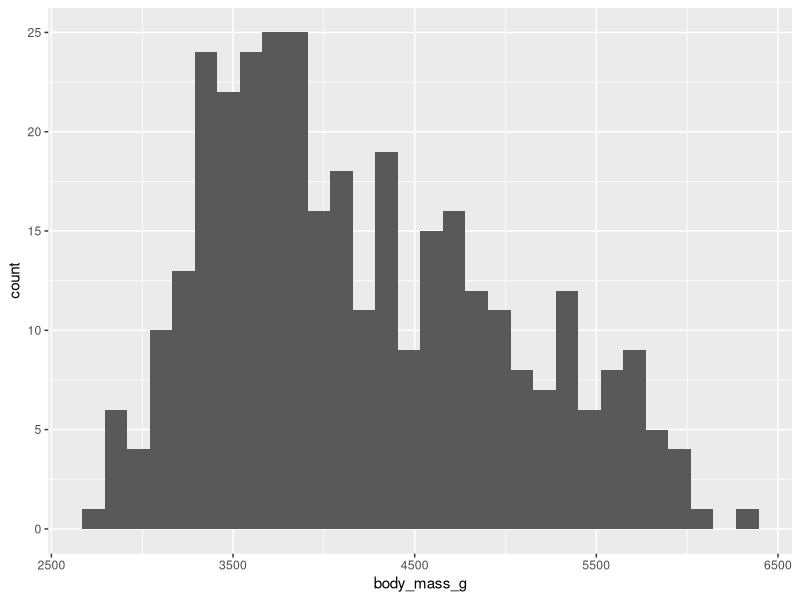
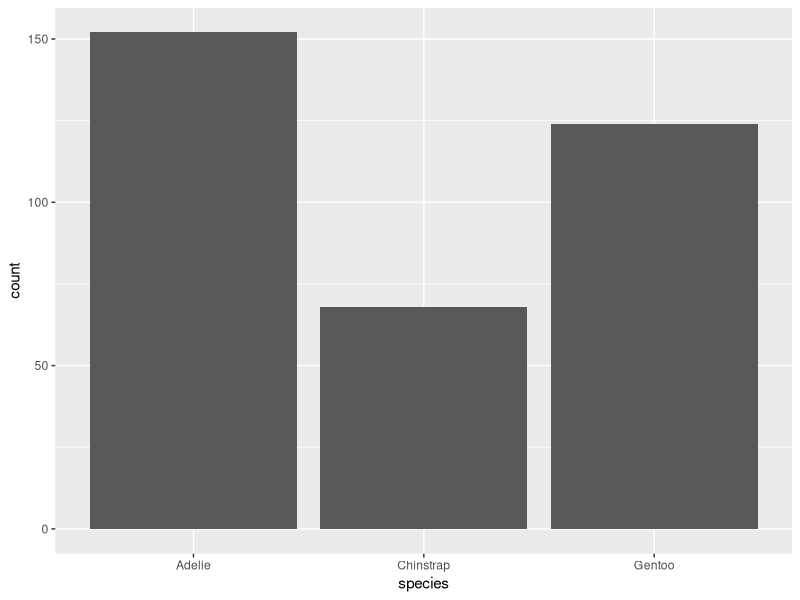
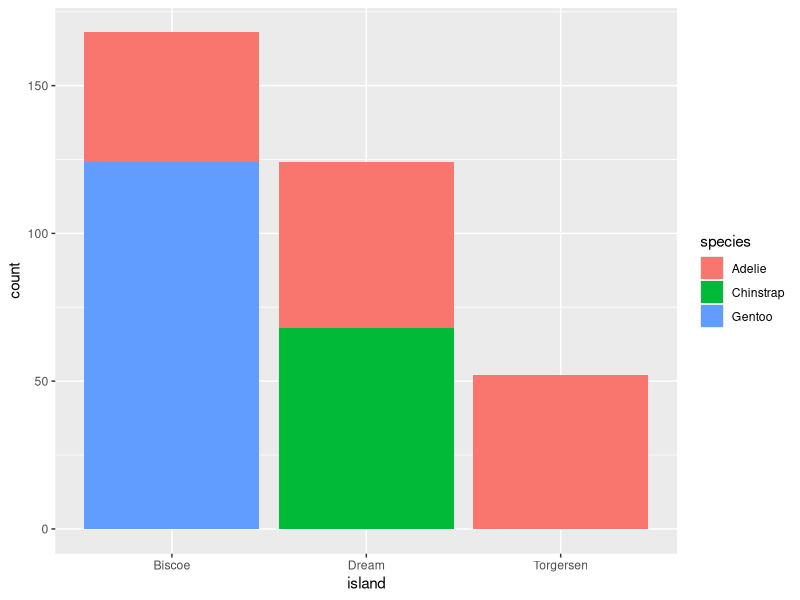
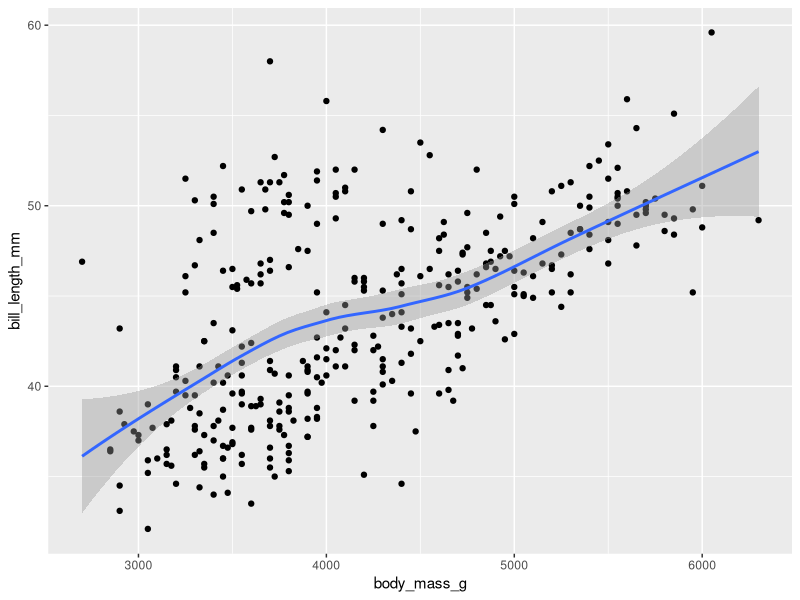
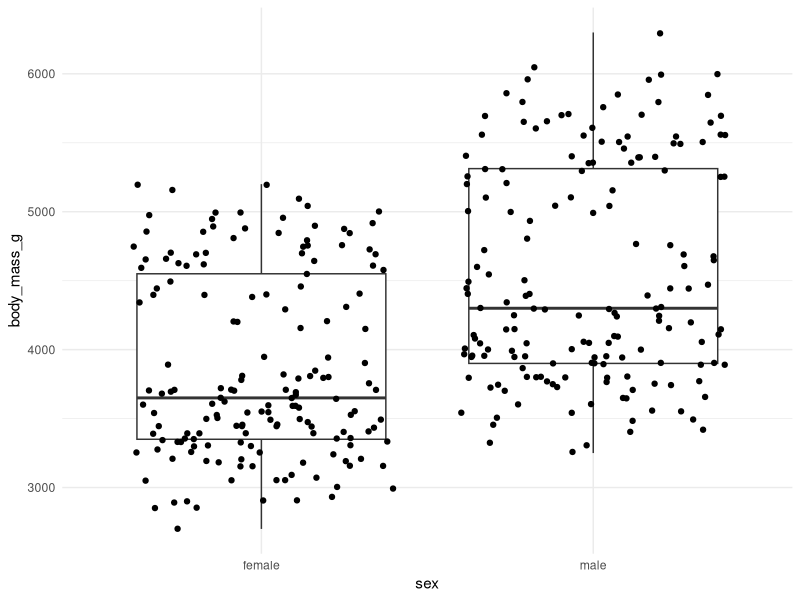
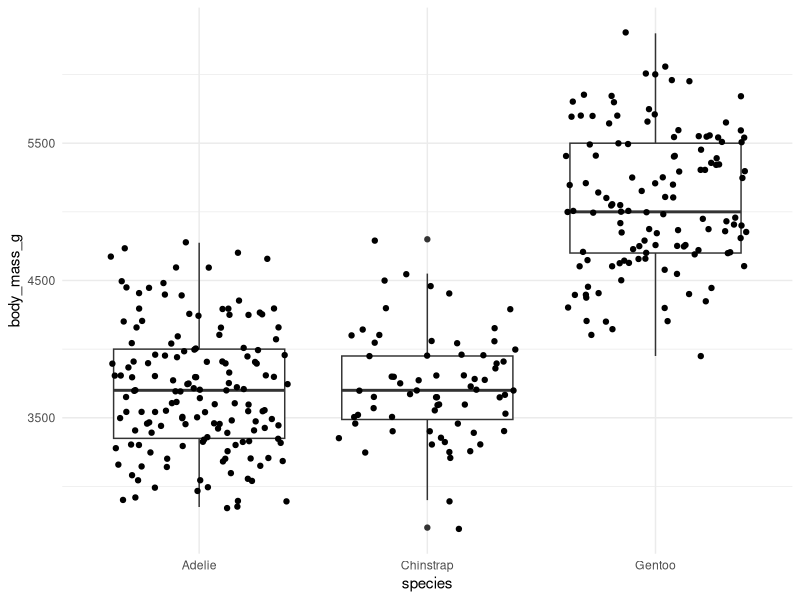

Here is the R script that generated these plots, in order:
## ---- chunk 1
#| label: setup
#| echo: true

library(tidyverse)
library(palmerpenguins)

# df <- YOUR_PROJECT_DATA
df <- penguins

glimpse(df)

## ---- chunk 2
#| label: data-summary

total_observations <- nrow(df)

missing_sex <- sum(is.na(df$sex))

missing_mass <- sum(is.na(df$body_mass_g))

missing_bill <- sum(is.na(df$bill_length_mm))

missing_island <- sum(is.na(df$island))

## ---- chunk 3
#| label: fig-distribution-1var-histogram
#| fig-cap: "Distribution of [VARIABLE]."

plot <- df |>
    ggplot(aes(x = body_mass_g)) +
    geom_histogram()

plot

## ---- chunk 4
#| label: tbl-distribution-1var-summary
#| tbl-cap: "Summary statistics for [VARIABLE]."

df |> 
    summarize(
        mean = mean(body_mass_g, na.rm = TRUE),
        sd = sd(body_mass_g, na.rm = TRUE),
        median = median(body_mass_g, na.rm = TRUE),
        iqr = IQR(body_mass_g, na.rm = TRUE)
    )

## ---- chunk 5
#| label: fig-frequency-1var-bar
#| fig-cap: "Frequency of penguin species observations."

df |>
    ggplot(aes(x = species)) +
    geom_bar()
## ---- chunk 6
#| label: tbl-frequency-1var-percent
#| tbl-cap: "Frequency and percentage of penguin species observations."

df |> 
    group_by(species) |>
    summarize(n = n()) |>
    mutate(pct = n / sum(n) * 100)

# OR with count() -- ?count to see why
# 
# df |>
#     count(species) |>
#     mutate(pct = n / sum(n) * 100)

## ---- chunk 7
#| label: fig-frequency-2var-bar
#| fig-cap: "Frequency of penguin species by island."

df |> 
    drop_na(species, island) |> 
    ggplot(aes(x = island, fill = species)) +
    geom_bar()
## ---- chunk 8
#| label: tbl-frequency-2var-proptable
#| tbl-cap: "Proportional distribution of penguin species by island."

table(df$island, df$species) |> 
    prop.table(margin = 1) * 100

## ---- chunk 9
#| label: fig-association-2var-scatter
#| fig-cap: "Association between body mass (g) and bill length (mm)."

df |> 
    drop_na(body_mass_g, bill_length_mm) |> 
    ggplot(aes(x = body_mass_g, y = bill_length_mm)) +
    geom_point() +
    geom_smooth()

## ---- chunk 10
#| label: model-association-2var-corr

cor.test(
    x = df$body_mass_g,
    y = df$flipper_length_mm
    )

## ---- chunk 11
#| label: fig-group-compare-2var-2lvl-boxplot
#| fig-cap: "Group differences in body mass by sex."

df |> 
    drop_na(sex, body_mass_g) |>
    ggplot(aes(x = sex, y = body_mass_g)) +
    geom_boxplot() +
    geom_jitter() +
    theme_minimal()

## ---- chunk 12
#| label: model-group-compare-2var-2lvl-ttest

t.test(body_mass_g ~ sex, data = drop_na(df, sex, body_mass_g))

## ---- chunk 13
#| label: fig-group-compare-2var-3lvl-boxplot
#| fig-cap: "Group differences in body mass by species."

df |> 
    drop_na(species, body_mass_g) |>
    ggplot(aes(x = species, y = body_mass_g)) +
    geom_boxplot() +
    geom_jitter() +
    theme_minimal()

## ---- chunk 14
#| label: model-group-compare-2var-3lvl-anova

df |> drop_na(species, body_mass_g) |> 
    group_by(species) |> 
    summarize(mean_mass = mean(body_mass_g))

anova_output <- aov(body_mass_g ~ species, data = drop_na(df, species, body_mass_g))

summary(anova_output)

TukeyHSD(anova_output)
